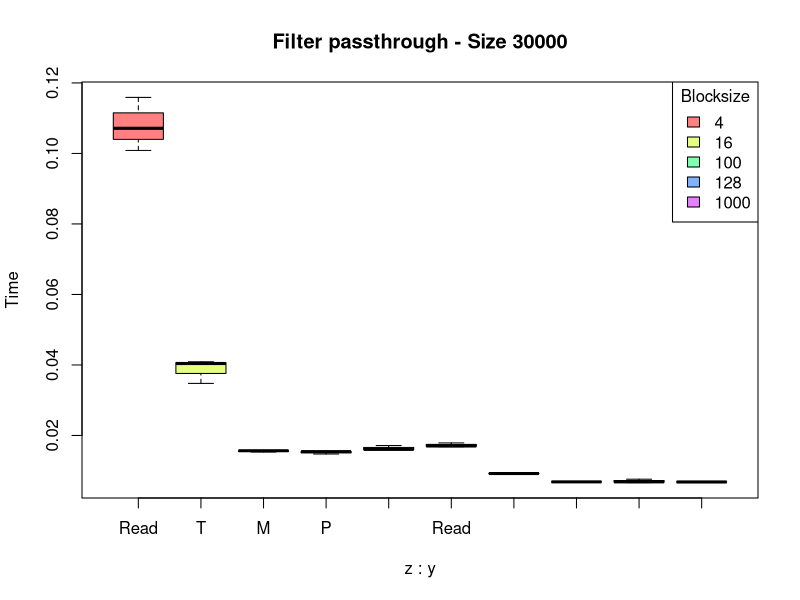
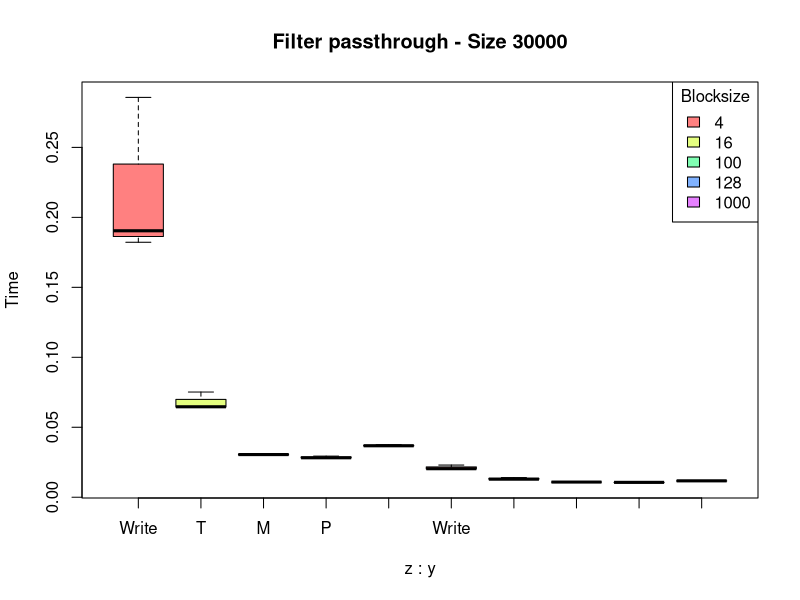
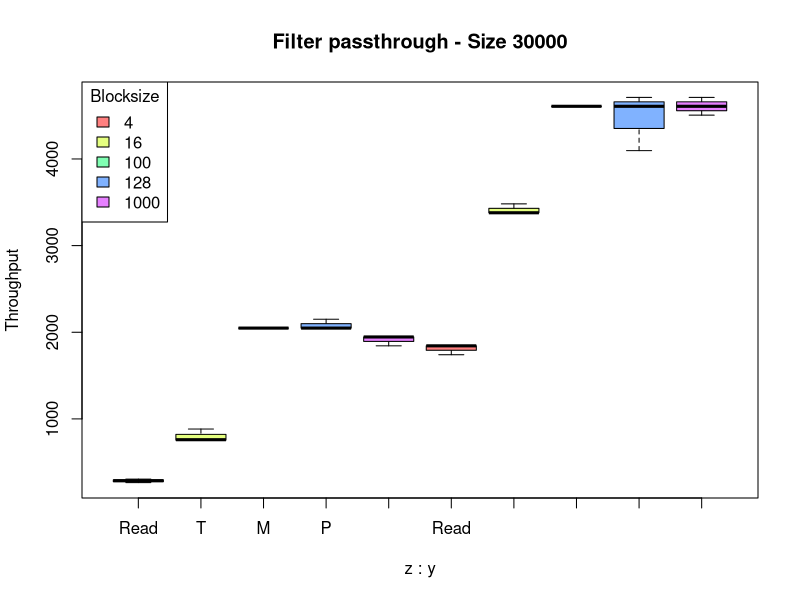
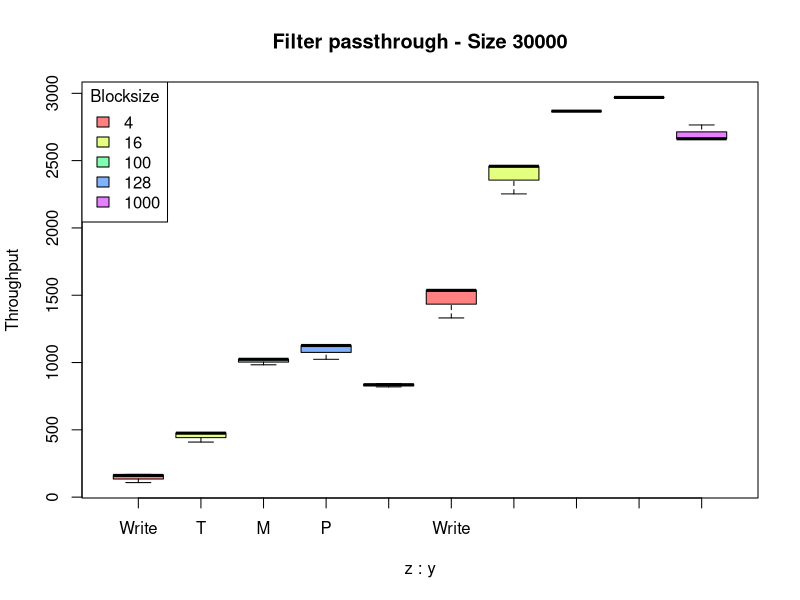

These figures' R source, in order:
#!/usr/bin/env Rscript

# Options for the input parameters

# filter_op     passthrough passthrough_fh passthrough_hp passthrough_ll
# blocksize_op  100 128 1000 1024 8192 10000
# size_op       10000 100000 1000000

# Options for the output parameters

# time
# throughput

# ########################################################

pdf("figs-dd.pdf") # either save all files in one pdf or the files in specific pdfs; find an option to automatise the choice

d = read.csv("results-dd.csv")

blocksize_op = c(4, 16, 100, 128, 1000);
size_op = c(30000);

# filter_op = 'passthrough'
#filter_op   = c("passthrough", "passthrough_fh", "passthrough_hp", "passthrough_ll")
filter_op   = c("passthrough") #, "passthrough_ll", "passthrough_fh")

for (k in 1:length(filter_op)){

    d_filter    = subset(d,   filter == filter_op[k])

    # print(d_filter)

    read_ds     = subset(d_filter, operation == 'read'  & dir_mem == 'ds')
    read_mds    = subset(d_filter, operation == 'read'  & dir_mem == 'mds')
    write_ds    = subset(d_filter, operation == 'write' & dir_mem == 'ds')
    write_mds   = subset(d_filter, operation == 'write' & dir_mem == 'mds')

    for (j in 1:length(size_op)){

        x_sbrd_time      = numeric(0)
        x_sbrmd_time     = numeric(0)
        x_sbwd_time      = numeric(0)
        x_sbwmd_time     = numeric(0)

        x_sbrd_tp      = numeric(0)
        x_sbrmd_tp     = numeric(0)
        x_sbwd_tp      = numeric(0)
        x_sbwmd_tp     = numeric(0)

        for (i in 1:length(blocksize_op)){

            x_sbrd     = subset(read_ds,   size == size_op[j] & blocksize == blocksize_op[i])
            x_sbrmd    = subset(read_mds,  size == size_op[j] & blocksize == blocksize_op[i])
            x_sbwd     = subset(write_ds,  size == size_op[j] & blocksize == blocksize_op[i])
            x_sbwmd    = subset(write_mds, size == size_op[j] & blocksize == blocksize_op[i])

        # print(x_sbrd)

            x_sbrd_time      = c(x_sbrd_time, x_sbrd$time)
            x_sbrmd_time     = c(x_sbrmd_time, x_sbrmd$time)
            x_sbwd_time      = c(x_sbwd_time, x_sbwd$time)
            x_sbwmd_time     = c(x_sbwmd_time, x_sbwmd$time)

            x_sbrd_tp      = c(x_sbrd_tp, x_sbrd$tp)
            x_sbrmd_tp     = c(x_sbrmd_tp, x_sbrmd$tp)
            x_sbwd_tp      = c(x_sbwd_tp, x_sbwd$tp)
            x_sbwmd_tp     = c(x_sbwmd_tp, x_sbwmd$tp)

        # print(x_sbrd_all)

        }

        # print(x_sbrd_all)

        # Plotting the results

        len_bs = length(blocksize_op)       # number of options for the blocksize
        len = length(x_sbrd_time)/len_bs;   # number of run
        n_files = len_bs;                   # number of plots of each type

#        print(len)

        # #### TIME READ

        DF = data.frame(
        x = c(x_sbrd_time, x_sbrmd_time),
        y = rep(c("READ TMP", "READ"), each = n_files*len),
        z = rep(rep(1:n_files, each=len), 2), # two categories, read and write
        stringsAsFactors = FALSE
        )
    #   str(DF)
    #   print(DF)

        filename = sprintf("%s_%d_time_%s.pdf", filter_op[k], size_op[j], "read");
        title = sprintf("Filter %s - Size %d", filter_op[k], size_op[j]);

#        pdf(filename)
        cols = rainbow(n_files, s = 0.5)
        boxplot(x ~ z + y, data = DF,
                at = c(1:(2*len_bs)), col = cols,
        #        names = c(1:6),
        #        names = c("READ", rep("", len_bs-1),"READ TMP",rep("",len_bs-1)),
                names = c("Read", "T", "M", "P", rep("", len_bs-4),"Read", rep("",len_bs-1)),
                xaxs = FALSE, main=title, ylab="Time")
        legend("topright", fill = cols, legend = blocksize_op, horiz = F, title="Blocksize")

        # #### TIME WRITE

        DF = data.frame(
        x = c(x_sbwd_time, x_sbwmd_time),
        y = rep(c("READ TMP", "READ"), each = n_files*len),
        z = rep(rep(1:n_files, each=len), 2), # two categories, read and write
        stringsAsFactors = FALSE
        )
    #    str(DF)
    #    print(DF)

        filename = sprintf("%s_%d_time_%s.pdf", filter_op[k], size_op[j], "write");
        title = sprintf("Filter %s - Size %d", filter_op[k], size_op[j]);

#        pdf(filename)
        cols = rainbow(n_files, s = 0.5)
        boxplot(x ~ z + y, data = DF,
                at = c(1:(2*len_bs)), col = cols,
        #        names = c(1:6),
        #        names = c("READ", rep("", len_bs-1),"READ TMP",rep("",len_bs-1)),
                names = c("Write", "T", "M", "P", rep("", len_bs-4),"Write", rep("",len_bs-1)),
                xaxs = FALSE, main=title, ylab="Time")
        legend("topright", fill = cols, legend = blocksize_op, horiz = F, title="Blocksize")

        # #### TP READ

        DF = data.frame(
        x = c(x_sbrd_tp, x_sbrmd_tp),
        y = rep(c("READ TMP", "READ"), each = n_files*len),
        z = rep(rep(1:n_files, each=len), 2), # two categories, read and write
        stringsAsFactors = FALSE
        )
    #    str(DF)
    #    print(DF)

        filename = sprintf("%s_%d_tp_%s.pdf", filter_op[k], size_op[j], "read");
        title = sprintf("Filter %s - Size %d", filter_op[k], size_op[j]);

#        pdf(filename)
        cols = rainbow(n_files, s = 0.5)
        boxplot(x ~ z + y, data = DF,
                at = c(1:(2*len_bs)), col = cols,
        #        names = c(1:6),
        #        names = c("READ", rep("", len_bs-1),"READ TMP",rep("",len_bs-1)),
                names = c("Read", "T", "M", "P", rep("", len_bs-4),"Read", rep("",len_bs-1)),
                xaxs = FALSE, main=title, ylab="Throughput")
        legend("topleft", fill = cols, legend = blocksize_op, horiz = F, title="Blocksize")

        # #### TP WRITE

        DF = data.frame(
        x = c(x_sbwd_tp, x_sbwmd_tp),
        y = rep(c("READ TMP", "READ"), each = n_files*len),
        z = rep(rep(1:n_files, each=len), 2), # two categories, read and write
        stringsAsFactors = FALSE
        )
    #    str(DF)
    #    print(DF)

        filename = sprintf("%s_%d_tp_%s.pdf", filter_op[k], size_op[j], "write");
        title = sprintf("Filter %s - Size %d", filter_op[k], size_op[j]);

#        pdf(filename)
        cols = rainbow(n_files, s = 0.5)
        boxplot(x ~ z + y, data = DF,
                at = c(1:(2*len_bs)), col = cols,
        #        names = c(1:6),
        #        names = c("READ", rep("", len_bs-1),"READ TMP",rep("",len_bs-1)),
                names = c("Write", "T", "M", "P", rep("", len_bs-4),"Write", rep("",len_bs-1)),
                xaxs = FALSE, main=title, ylab="Throughput")
        legend("topleft", fill = cols, legend = blocksize_op, horiz = F, title="Blocksize")

    }

}

# dev.off()
print("Graphics constructed with success!")
